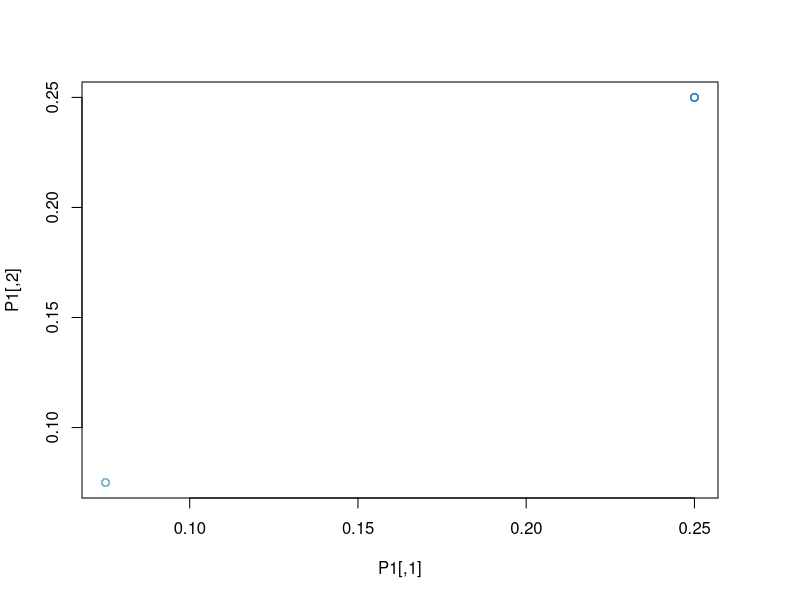
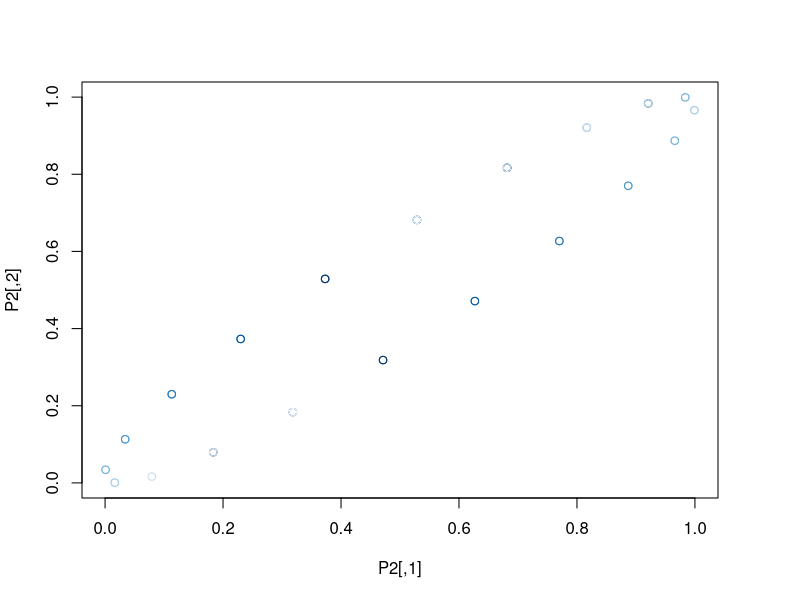
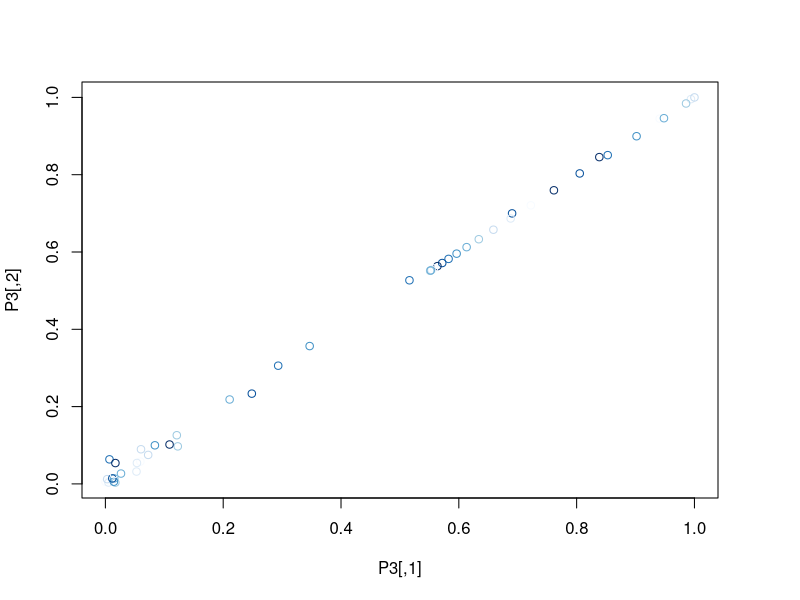
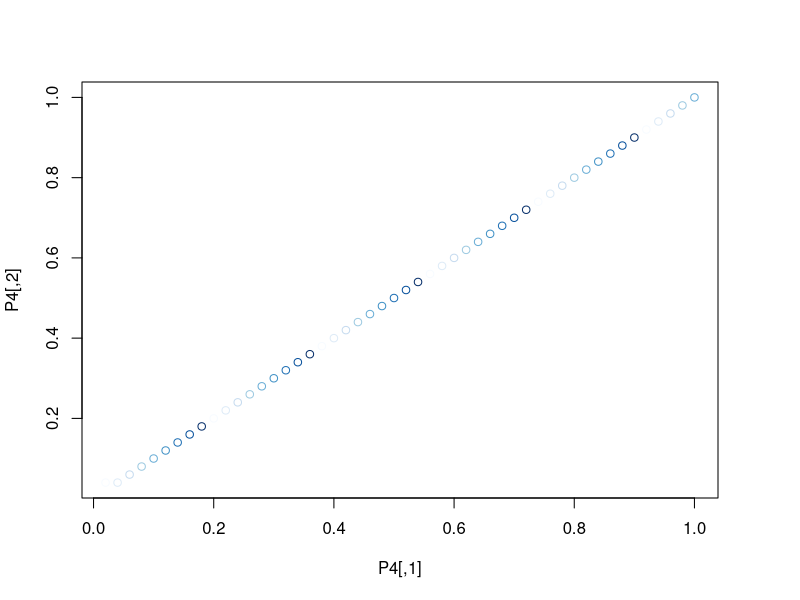

Here is the R script that generated these plots, in order: (Note: this script raises an error after producing the figures.)
Observe_A = function(P){
  n = dim(P)[1]; m = length(dim(P))
  U=array(rnorm(length(P),0,1),dim(P)) 
  tempA=1*(U<qnorm(P,0,1))
  A = array(0,dim(P))
  if(m==2){
    tempA[lower.tri(tempA)] = t(tempA)[lower.tri(tempA)]
    A = tempA
  }else if(m==3){
    for (i in 1:n){
      for (j in i:n){
        for(k in j:n){
          A[i,j,k] = A[i,k,j] = A[j,i,k]  = A[j,k,i] = A[k,i,j] = A[k,j,i]= tempA[i,j,k]
        }
      }
    }
  }else{
    stop("* mode should be 2 or 3")
  }
  return(A)
}




# Graphon 1.
graphon1 = function(n,m = 2){
  K = floor(log(n))
  if(m==2){
    P = array(rep(0.3/(K+1),n^2),dim = c(n,n) )
    for(k in 1:K){
      P[ceiling(n*(k-1)/K):floor(n*k/K),ceiling(n*(k-1)/K):floor(n*k/K)] = k/(K+1)
    }
    A = Observe_A(P)
    
  }else if(m==3){
    P = array(rep(0.3/(K+1),n^3),dim = c(n,n,n) )
    for(k in 1:K){
      P[ceiling(n*(k-1)/K):floor(n*k/K),ceiling(n*(k-1)/K):floor(n*k/K),
        ceiling(n*(k-1)/K):floor(n*k/K)] = k/(K+1)
    }
    A = Observe_A(P)

  }else{
    stop("* mode should be 2 or 3")
  }
  return(list(A = A,P = P))
}



# Graphon 2.
graphon2 = function(n,m = 2){
  if(m==2){
    P = array(0,dim = c(n,n))
    for(i in 1:n){
      for(j in i:n){
        P[i,j] = P[j,i] = sin(5*pi*((i+j)/n-1)+1)/2+0.5
      }
    }
    A = Observe_A(P)
  }else if(m==3){
    P = array(0,dim = c(n,n,n) )
    for(i in 1:n){
      for(j in 1:n){
        for(k in 1:n){
          P[i,j,k] = P[i,k,j] = P[j,i,k]  = P[j,k,i] = P[k,i,j] = P[k,j,i]= sin(5*pi*((i+j+k)/n-1)+1)/2+0.5
        }
      }
    }
    A = Observe_A(P)
    
  }else{
    stop("* mode should be 2 or 3")
  }
  return(list(A = A,P = P))
}


# Graphon 3.
graphon3 = function(n,m = 2){
  if(m==2){
    P = array(0,dim = c(n,n))
    for(i in 1:n){
      for(j in i:n){
        P[i,j] = P[j,i] = min(((i/n)^2+(j/n)^2)/(3**cos(1/((i/n)^2+(j/n)^2))),1)
      }
    }
    A = Observe_A(P)
  }else if(m==3){
    P = array(0,dim = c(n,n,n) )
    for(i in 1:n){
      for(j in 1:n){
        for(k in 1:n){
          P[i,j,k] = P[i,k,j] = P[j,i,k]  = P[j,k,i] = P[k,i,j] = P[k,j,i]= min(((i/n)^2+(j/n)^2+(k/n)^2)/(3**cos(1/((i/n)^2+(j/n)^2+(k/n)^2))),1)
        }
      }
    }
    A = Observe_A(P)
    
  }else{
    stop("* mode should be 2 or 3")
  }
  return(list(A = A,P = P))
}



# Graphon 4.
graphon4 = function(n,m = 2){
  if(m==2){
    P = array(0,dim = c(n,n))
    for(i in 1:n){
      for(j in i:n){
        P[i,j] = P[j,i] = max(i,j)/n
      }
    }
    A = Observe_A(P)
  }else if(m==3){
    P = array(0,dim = c(n,n,n) )
    for(i in 1:n){
      for(j in 1:n){
        for(k in 1:n){
          P[i,j,k] = P[i,k,j] = P[j,i,k]  = P[j,k,i] = P[k,i,j] = P[k,j,i]= max(i,j,k)/n
        }
      }
    }
    A = Observe_A(P)
    
  }else{
    stop("* mode should be 2 or 3")
  }
  return(list(A = A,P = P))
}


n = 50
m = 2
gp1 = graphon1(n,m)
gp2 = graphon2(n,m)
gp3 = graphon3(n,m)
gp4 = graphon4(n,m)




A1 = gp1$A; A2 = gp2$A; A3 = gp3$A; A4 = gp4$A
P1 = gp1$P; P2 = gp2$P; P3 = gp3$P; P4 = gp4$P
par(mar=c(5.1, 4.1, 4.1, 4.1)) 
library(RColorBrewer)
plot(P1,border = NA,col =brewer.pal(n =9, name = "Blues"),breaks=0.11*(0:9))
plot(P2,border = NA,col =brewer.pal(n =9, name = "Blues"),breaks=0.11*(0:9))
plot(P3,border = NA,col =brewer.pal(n =9, name = "Blues"),breaks=0.11*(0:9))
plot(P4,border = NA,col =brewer.pal(n =9, name = "Blues"),breaks=0.11*(0:9))


k = round((n)^{m/(m+2)})

P11 = SASmooth(A1,c(k,k))
P12 = Spectral(A1,1,2)
P13 = Hspectral(A1,c(k,k))
P21 = SASmooth(A2,c(k,k))
P22 = Spectral(A2,1,2)
P23 = Hspectral(A2,c(k,k))
P31 = SASmooth(A3,c(k,k))
P32 = Spectral(A3,1,2)
P33 = Hspectral(A3,c(k,k))
P41 = SASmooth(A4,c(k,k))
P42 = Spectral(A4,1,2)
P43 = Hspectral(A4,c(k,k))

trunc = function(x){
  return(ifelse(x>1,1,ifelse(x<0,0,x)))
}

################## P1: graphon1 analysis ###########################################
mean((P1-P11)^2)
mean((P1-P12)^2)
mean((P1-trunc(P12))^2)
mean((P1-trunc(P13))^2)
mean((P1-P13)^2)

mean((P2-P21)^2)
mean((P2-P22)^2)
mean((P2-trunc(P22))^2)
mean((P2-trunc(P23))^2)
mean((P2-P23)^2)

mean((P3-P31)^2)
mean((P3-P32)^2)
mean((P3-trunc(P32))^2)
mean((P3-trunc(P33))^2)
mean((P3-P33)^2)



par(mfrow = c(1,1))
pP11 = matrix(0,nrow = n,ncol =n) ;pP11[lower.tri(pP11)] = P11[lower.tri(P11)]; pP11[upper.tri(pP11)] = P1[upper.tri(P1)]
pP12 = matrix(0,nrow = n,ncol =n) ;pP12[lower.tri(pP12)] = P12[lower.tri(P12)]; pP12[upper.tri(pP12)] = P1[upper.tri(P1)]
pP13 = matrix(0,nrow = n,ncol =n) ;pP13[lower.tri(pP13)] = P13[lower.tri(P13)]; pP13[upper.tri(pP13)] = P1[upper.tri(P1)]

plot(pP11,border = NA,col =brewer.pal(n =9, name = "Blues"),breaks=c(0.11*(0:8),1),na.col="gray")
plot(pP12,border = NA,col =brewer.pal(n =9, name = "Blues"),breaks=c(0.11*(0:8),1),na.col="gray")
plot(pP13,border = NA,col =brewer.pal(n =9, name = "Blues"),breaks=c(0.11*(0:8),1),na.col="gray")

################## P2: graphon2 analysis ###########################################
mean((P2-P21)^2)
mean((P2-P22)^2)
mean((P2-P23)^2)

pP21 = matrix(0,nrow = n,ncol =n) ;pP21[lower.tri(pP21)] = P21[lower.tri(P21)]; pP21[upper.tri(pP21)] = P2[upper.tri(P2)]
pP22 = matrix(0,nrow = n,ncol =n) ;pP22[lower.tri(pP22)] = P22[lower.tri(P22)]; pP22[upper.tri(pP22)] = P2[upper.tri(P2)]
pP23 = matrix(0,nrow = n,ncol =n) ;pP23[lower.tri(pP23)] = P23[lower.tri(P23)]; pP23[upper.tri(pP23)] = P2[upper.tri(P2)]

plot(pP21,border = NA,col =brewer.pal(n =9, name = "Blues"),breaks=c(0.11*(0:8),1),na.col="gray")
plot(pP22,border = NA,col =brewer.pal(n =9, name = "Blues"),breaks=c(0.11*(0:8),1),na.col="gray")
plot(pP23,border = NA,col =brewer.pal(n =9, name = "Blues"),breaks=c(0.11*(0:8),1),na.col="gray")


################## P3: graphon3 analysis ###########################################
mean((P3-P31)^2)
mean((P3-P32)^2)
mean((P3-P33)^2)

pP31 = matrix(0,nrow = n,ncol =n) ;pP31[lower.tri(pP31)] = P31[lower.tri(P31)]; pP31[upper.tri(pP31)] = P3[upper.tri(P3)]
pP32 = matrix(0,nrow = n,ncol =n) ;pP32[lower.tri(pP32)] = P32[lower.tri(P32)]; pP32[upper.tri(pP32)] = P3[upper.tri(P3)]
pP33 = matrix(0,nrow = n,ncol =n) ;pP33[lower.tri(pP33)] = P33[lower.tri(P33)]; pP33[upper.tri(pP33)] = P3[upper.tri(P3)]

plot(pP31,border = NA,col =brewer.pal(n =9, name = "Blues"),breaks=c(0.11*(0:8),1),na.col="gray")
plot(pP32,border = NA,col =brewer.pal(n =9, name = "Blues"),breaks=c(0.11*(0:8),1),na.col="gray")
plot(pP33,border = NA,col =brewer.pal(n =9, name = "Blues"),breaks=c(0.11*(0:8),1),na.col="gray")


################## P4: graphon4 analysis ###########################################
mean((P4-P41)^2)
mean((P4-P42)^2)
mean((P4-P43)^2)

pP41 = matrix(0,nrow = n,ncol =n) ;pP41[lower.tri(pP41)] = P41[lower.tri(P41)]; pP41[upper.tri(pP41)] = P4[upper.tri(P4)]
pP42 = matrix(0,nrow = n,ncol =n) ;pP42[lower.tri(pP42)] = P42[lower.tri(P42)]; pP42[upper.tri(pP42)] = P4[upper.tri(P4)]
pP43 = matrix(0,nrow = n,ncol =n) ;pP43[lower.tri(pP43)] = P43[lower.tri(P43)]; pP43[upper.tri(pP43)] = P4[upper.tri(P4)]

plot(pP41,border = NA,col =brewer.pal(n =9, name = "Blues"),breaks=c(0.11*(0:8),1),na.col="gray")
plot(pP42,border = NA,col =brewer.pal(n =9, name = "Blues"),breaks=c(0.11*(0:8),1),na.col="gray")
plot(pP43,border = NA,col =brewer.pal(n =9, name = "Blues"),breaks=c(0.11*(0:8),1),na.col="gray")


################## hypergrapon analysis (updated) ############################################
Dat1 = Dat2 = Dat3 = Dat4 = as.data.frame(matrix(nrow = 10,ncol = 6))
colnames(Dat1) = colnames(Dat2) = colnames(Dat3) =colnames(Dat4) = c("d","SAS","Spectral","HSpectral","SBM","HSpectral2")
Dat1[,1]= Dat2[,1] = Dat3[,1] = Dat4[,1] = 10*(1:10)

for(d in 1:10){
  n = 10*d
  m = 3
  k = round((n)^{m/(m+2)})
  gp1 = graphon1(n,m)
  gp2 = graphon2(n,m)
  gp3 = graphon3(n,m)
  gp4 = graphon4(n,m)
  
  # SAS method
  Dat1[d,2] = mean((gp1$P-SASmooth(gp1$A,c(k,k,k)))^2)
  Dat2[d,2] = mean((gp2$P-SASmooth(gp2$A,c(k,k,k)))^2)
  Dat3[d,2] = mean((gp3$P-SASmooth(gp3$A,c(k,k,k)))^2)
  Dat4[d,2] = mean((gp4$P-SASmooth(gp4$A,c(k,k,k)))^2)
  ## Spectral method
  Dat1[d,3] = mean((gp1$P-Spectral(gp1$A,1,c(2,3)))^2)
  Dat2[d,3] = mean((gp2$P-Spectral(gp2$A,1,c(2,3)))^2)
  Dat3[d,3] = mean((gp3$P-Spectral(gp3$A,1,c(2,3)))^2)
  Dat4[d,3] = mean((gp4$P-Spectral(gp4$A,1,c(2,3)))^2)
  
  ## Hspectral method
  k = sqrt(n)
  Dat1[d,4] = mean((gp1$P-Hspectral(gp1$A,c(k,k,k)))^2)
  Dat2[d,4] = mean((gp2$P-Hspectral(gp2$A,c(k,k,k)))^2)
  Dat3[d,4] = mean((gp3$P-Hspectral(gp3$A,c(k,k,k)))^2)
  Dat4[d,4] = mean((gp4$P-Hspectral(gp4$A,c(k,k,k)))^2)
  
  
  ## SBM method
  ini=HSC(gp1$A,k,k,k,sym=T)
  res =tbmClustering(gp1$A,k,k,k,Cs.init=ini$Cs,Ds.init=ini$Cs,Es.init=ini$Cs,sym = T, diagP = T)
  Dat1[d,5] = mean((res$judgeX-gp1$P)^2)
  
  ini=HSC(gp2$A,k,k,k,sym=T)
  res =tbmClustering(gp2$A,k,k,k,Cs.init=ini$Cs,Ds.init=ini$Cs,Es.init=ini$Cs,sym = T, diagP = T)
  Dat2[d,5] = mean((res$judgeX-gp2$P)^2)
  
  ini=HSC(gp3$A,k,k,k,sym=T)
  res =tbmClustering(gp3$A,k,k,k,Cs.init=ini$Cs,Ds.init=ini$Cs,Es.init=ini$Cs,sym = T, diagP = T)
  Dat3[d,5] = mean((res$judgeX-gp3$P)^2)
  
  ini=HSC(gp4$A,k,k,k,sym=T)
  res =tbmClustering(gp4$A,k,k,k,Cs.init=ini$Cs,Ds.init=ini$Cs,Es.init=ini$Cs,sym = T, diagP = T)
  Dat4[d,5] = mean((res$judgeX-gp4$P)^2)
  
  Dat1[d,6] = mean((gp1$P-Hspectral2(gp1$A))^2)
  Dat2[d,6] = mean((gp2$P-Hspectral2(gp2$A))^2)
  Dat3[d,6] = mean((gp3$P-Hspectral2(gp3$A))^2)
  Dat4[d,6] = mean((gp4$P-Hspectral2(gp4$A))^2)
  
  print(paste(d,"-th iteration ended",sep = ""))
}




dat1 = dat2 = dat3 = dat4 = as.data.frame(matrix(nrow = 50,ncol = 4))
colnames(dat1) = colnames(dat2) = colnames(dat3) = colnames(dat4) = c("dim","method","MSE","graphon")
dat1[,1] = rep(Dat1[,1],5)
dat1[,2] = rep(c("SAS","Spectral","Hspectral","SBM","Hspectral2"),each = 10)
dat1[,3] = c(Dat1[,2],Dat1[,3],Dat1[,4],Dat1[,5],Dat1[,6])
dat1[,4] = "Graphon1"

dat2[,1] = rep(Dat2[,1],5)
dat2[,2] = rep(c("SAS","Spectral","Hspectral","SBM","Hspectral2"),each = 10)
dat2[,3] = c(Dat2[,2],Dat2[,3],Dat2[,4],Dat2[,5],Dat2[,6])
dat2[,4] = "Graphon2"

dat3[,1] = rep(Dat3[,1],5)
dat3[,2] = rep(c("SAS","Spectral","Hspectral","SBM","Hspectral2"),each = 10)
dat3[,3] = c(Dat3[,2],Dat3[,3],Dat3[,4],Dat3[,5],Dat3[,6])
dat3[,4] = "Graphon3"

dat4[,1] = rep(Dat4[,1],5)
dat4[,2] = rep(c("SAS","Spectral","Hspectral","SBM","Hspectral2"),each = 10)
dat4[,3] = c(Dat4[,2],Dat4[,3],Dat4[,4],Dat4[,5],Dat4[,6])
dat4[,4] = "Graphon4"


dat = rbind(dat1,dat2,dat3,dat4)

dat[,2] = as.factor(dat[,2])
dat[,4] = as.factor(dat[,4])


ggplot(data = dat,aes(x = dim, y = MSE, color = method))+geom_point(size = .5)+geom_line()+facet_wrap(~graphon,ncol = 2)
ggplot(data = dat[dat$method=="Hspectral"|dat$method=="Hspectral2",],aes(x = dim, y = MSE, color = method))+geom_point()+geom_line()+facet_wrap(~graphon,ncol = 2)


############################ grapon analysis ############################################

Dat1 = Dat2 = Dat3 = Dat4 = as.data.frame(matrix(nrow = 10,ncol = 4))
colnames(Dat1) = colnames(Dat2) = colnames(Dat3) =colnames(Dat4) = c("d","SAS","Spectral","HSpectral")
Dat1[,1]= Dat2[,1] = Dat3[,1] = Dat4[,1] = 10*(1:10)

for(d in 1:10){
  n = 10*d
  m = 2
  k = round((n)^{m/(m+2)})
  gp1 = graphon1(n,m)
  gp2 = graphon2(n,m)
  gp3 = graphon3(n,m)
  gp4 = graphon4(n,m)
  
  # SAS method
  Dat1[d,2] = mean((gp1$P-SASmooth(gp1$A,c(k,k)))^2)
  Dat2[d,2] = mean((gp2$P-SASmooth(gp2$A,c(k,k)))^2)
  Dat3[d,2] = mean((gp3$P-SASmooth(gp3$A,c(k,k)))^2)
  Dat4[d,2] = mean((gp4$P-SASmooth(gp4$A,c(k,k)))^2)
  ## Spectral method
  Dat1[d,3] = mean((gp1$P-Spectral(gp1$A,1,2))^2)
  Dat2[d,3] = mean((gp2$P-Spectral(gp2$A,1,2))^2)
  Dat3[d,3] = mean((gp3$P-Spectral(gp3$A,1,2))^2)
  Dat4[d,3] = mean((gp4$P-Spectral(gp4$A,1,2))^2)
  
  ## Hspectral method
  k = sqrt(n)
  Dat1[d,4] = mean((gp1$P-Hspectral(gp1$A,c(k,k)))^2)
  Dat2[d,4] = mean((gp2$P-Hspectral(gp2$A,c(k,k)))^2)
  Dat3[d,4] = mean((gp3$P-Hspectral(gp3$A,c(k,k)))^2)
  Dat4[d,4] = mean((gp4$P-Hspectral(gp4$A,c(k,k)))^2)
  
  print(paste(d,"-th iteration ended",sep = ""))
}




dat1 = dat2 = dat3 = dat4 = as.data.frame(matrix(nrow = 30,ncol = 4))
colnames(dat1) = colnames(dat2) = colnames(dat3) = colnames(dat4) = c("dim","method","MSE","graphon")
dat1[,1] = rep(Dat1[,1],3)
dat1[,2] = rep(c("SAS","Spectral","Hspectral"),each = 10)
dat1[,3] = c(Dat1[,2],Dat1[,3],Dat1[,4])
dat1[,4] = "Graphon1"

dat2[,1] = rep(Dat2[,1],3)
dat2[,2] = rep(c("SAS","Spectral","Hspectral"),each = 10)
dat2[,3] = c(Dat2[,2],Dat2[,3],Dat2[,4])
dat2[,4] = "Graphon2"

dat3[,1] = rep(Dat3[,1],3)
dat3[,2] = rep(c("SAS","Spectral","Hspectral"),each = 10)
dat3[,3] = c(Dat3[,2],Dat3[,3],Dat3[,4])
dat3[,4] = "Graphon3"

dat4[,1] = rep(Dat4[,1],3)
dat4[,2] = rep(c("SAS","Spectral","Hspectral"),each = 10)
dat4[,3] = c(Dat4[,2],Dat4[,3],Dat4[,4])
dat4[,4] = "Graphon4"


dat = rbind(dat1,dat2,dat3,dat4)

dat[,2] = as.factor(dat[,2])
dat[,4] = as.factor(dat[,4])


ggplot(data = dat,aes(x = dim, y = MSE, color = method))+geom_point()+geom_line()+facet_wrap(~graphon,ncol = 2)


